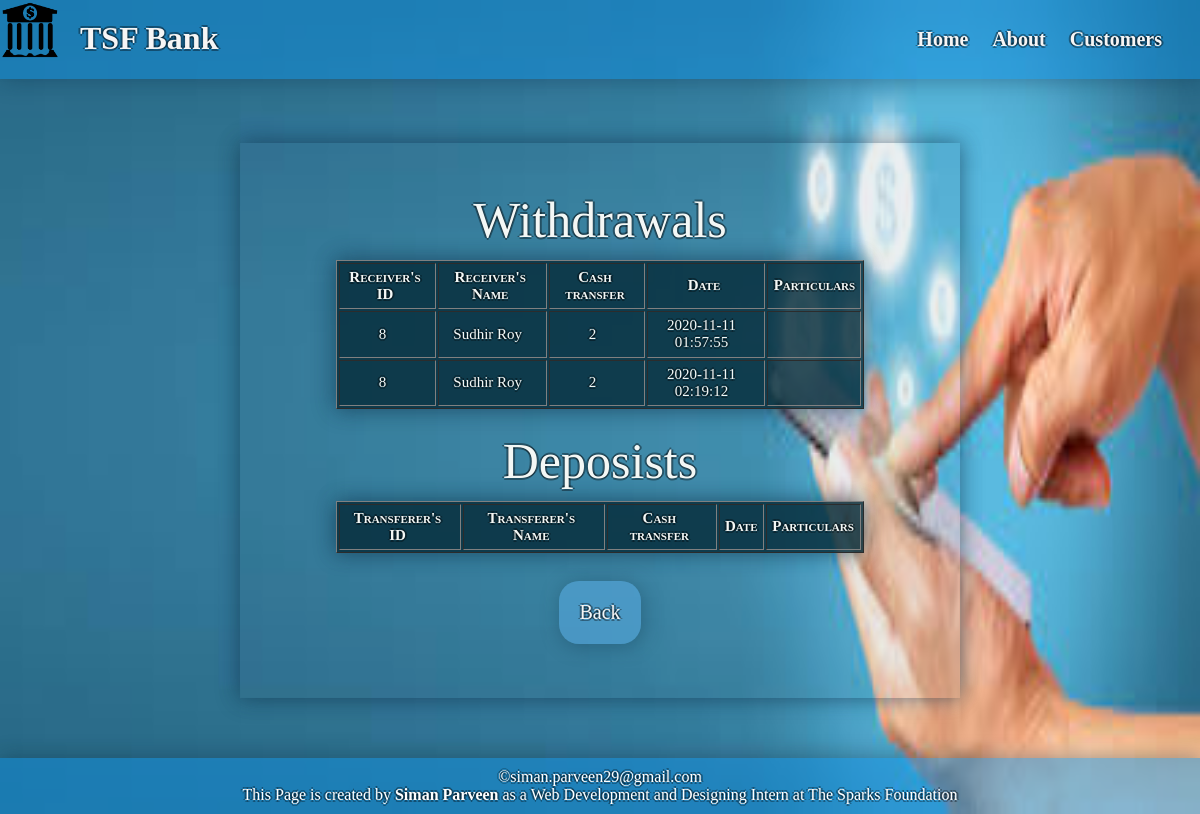
The page /transfer_me.php?id=5 on the database its author committed.
### tables this page shows
CREATE TABLE `transaction` (
  `TransactionID` int(11) NOT NULL,
  `from_cust_id` int(20) NOT NULL,
  `transferername` varchar(50) NOT NULL,
  `to_cust_id` int(11) NOT NULL,
  `receivername` varchar(50) NOT NULL,
  `cashtransfer` int(20) NOT NULL,
  `transfererbalance` int(11) NOT NULL,
  `receiverbalance` int(11) NOT NULL,
  `date` datetime NOT NULL,
  `msgforreceiver` varchar(100) NOT NULL
);

### transfer_me.php (the view, shortened to what this page needs)
<!DOCTYPE html>
<html lang="en">
<head>
    <link rel="stylesheet" href="style_transfer.css">
</head>
<body>
    <header>
        <img src="logo1.png" alt="bank logo">
        <h1>TSF Bank</h1>
        <nav id="nav_bar">
            <a href="index.html">Home</a>
            <a href="about.html">About</a>
            <a href="view.php">Customers</a>
        </nav>
    </header>
    <section class="transfer">
        <?php
        $tid = $_GET['id'];
        $username="root";
        $password="";
        $db2="transaction";
        $conn = new mysqli("localhost", $username,$password,$db2) or die ("You are not Connected");
        $sqlget = "SELECT * FROM transaction WHERE from_cust_id = '$tid'";
        $sqldata = mysqli_query($conn,$sqlget) or die('Error Getting the data');
        echo "<table border='1'>";
        echo "<caption>Withdrawals</caption>";
        echo "<tr>
            <th>Receiver's ID</th>
            <th>Receiver's Name</th>
            <th>Cash transfer</th>
            <th>Date</th>
            <th>Particulars</th>
            </tr>";
        $rowcount=mysqli_num_rows($sqldata);
        for($i=1 ;$i <= $rowcount;$i++){
        while($row = mysqli_fetch_array($sqldata, MYSQLI_ASSOC)){
            echo "<tr><td>";
                echo $row['to_cust_id'];
            echo "</td><td>";
                echo $row['receivername'];
            echo "</td><td>";
                echo $row['cashtransfer'];
            echo "</td><td>";
                echo $row['date'];
            echo "</td><td>";
            echo "</td></tr>";
           }
        }
          echo "</table>";
        echo "<br/>";
        echo "<table border='1'>";
        echo "<caption>Deposists</caption>";
        echo "<tr>
            <th>Transferer's ID</th>
            <th>Transferer's Name</th>
            <th>Cash transfer</th>
            <th>Date</th>
            <th>Particulars</th>
            </tr>";
          echo "</table>";
        echo "<br/>";
        echo "<button><a href='http://localhost/bankingsytem/transfer.php?id=$tid'>Back</button>";
        ?>
    </section>
    <footer>
        &copy;siman.parveen29@gmail.com
        <p>This Page is created by <b>Siman Parveen</b> as a Web Development and Designing Intern at The Sparks Foundation</p>
    </footer>
</body>
</html>

### style_transfer.css (style rules this page uses)
* { margin: 0px; padding: 0px; font-family: 'Times New Roman', Times, serif; }
body { background-image: url("bg.jpg"); background-repeat: no-repeat; background-size: 100% 100%; color: white; }
header { display: inline-block; background-color: rgba(17, 143, 226, 0.5); width: 100%; color: whitesmoke; text-shadow: 2px 0px 0px rgba(0, 1, 2, 0.377), 0px 2px 0px rgba(0, 1, 2, 0.377), -2px 0px 0px rgba(0, 1, 2, 0.377), 0px -2px 0px rgba(0, 1, 2, 0.377); box-shadow: 2px 2px 20px rgba(17, 52, 77, 0.377); }
header h1 { margin: 20px; float: left; }
header img { float: left; width: 60px; height: 60px; }
nav { float: right; padding: 28px; }
nav a { text-decoration: none; color: whitesmoke; font-size: 20px; font-weight: bolder; padding: 10px; }
.transfer { display: inline-block; position: relative; border: transparent; font-size: 20px; background-color: rgba(60, 102, 119, 0.1); box-shadow: 2px -2px 20px rgba(17, 52, 77, 0.377), -2px 2px 20px rgba(17, 52, 77, 0.377); padding: 4% 8% 4% 8%; text-align: center; margin: 5% 20% 5% 20%; text-shadow: 2px 0px 0px rgba(0, 1, 2, 0.377), 0px 2px 0px rgba(0, 1, 2, 0.377), -2px 0px 0px rgba(0, 1, 2, 0.377), 0px -2px 0px rgba(0, 1, 2, 0.377); }
caption { font-size: 50px; margin-bottom: 2%; }
table { text-align: center; font-size: 15px; color: rgb(243, 247, 245); background-color: rgba(6, 44, 59, 0.829); box-shadow: 2px -2px 20px rgba(17, 52, 77, 0.377), -2px 2px 20px rgba(17, 52, 77, 0.377); width: 100%; }
th { font-variant: small-caps; }
td, th { padding: 1%; padding-right: 10px; }
td { padding-right: 15px; }
a { text-decoration: none; color: whitesmoke; }
button { display: inline-block; padding: 20px; border-radius: 20px; margin: 1% 10% 1% 10%; border: transparent; background-color: rgba(87, 169, 224, 0.582); color: bisque; box-shadow: 2px 2px 20px rgba(17, 52, 77, 0.377); font-size: 20px; text-shadow: 2px 0px 0px rgba(0, 1, 2, 0.377), 0px 2px 0px rgba(0, 1, 2, 0.377), -2px 0px 0px rgba(0, 1, 2, 0.377), 0px -2px 0px rgba(0, 1, 2, 0.377); }
footer { clear: both; color: white; text-shadow: 2px 0px 0px rgba(0, 1, 2, 0.377), 0px 2px 0px rgba(0, 1, 2, 0.377), -2px 0px 0px rgba(0, 1, 2, 0.377), 0px -2px 0px rgba(0, 1, 2, 0.377); text-align: center; height: 10%; padding: 10px; box-shadow: 2px -2px 20px rgba(17, 52, 77, 0.377); background-color: rgba(17, 143, 226, 0.5); }

### rows shown on the page
transaction: to_cust "8", receivername "Sudhir Roy", cashtransfer "2", date "2020-11-11 01:57:55"
transaction: to_cust "8", receivername "Sudhir Roy", cashtransfer "2", date "2020-11-11 02:19:12"
